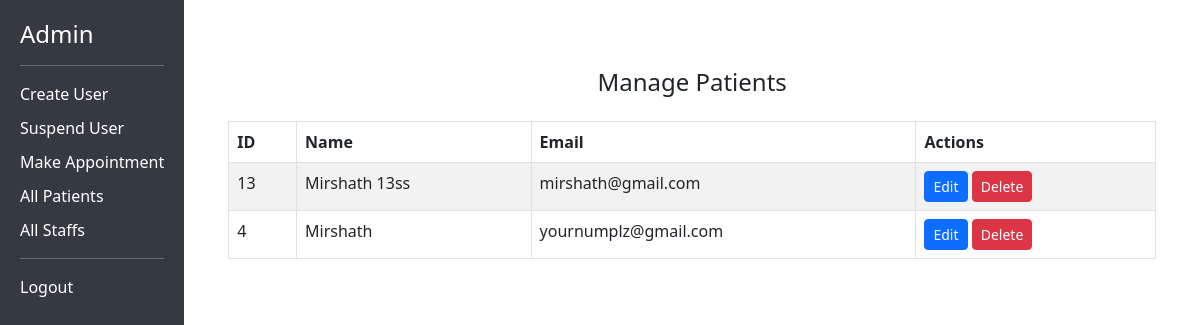
The app's page /admin/all-patients.php (signed in) with its own data.
### tables this page shows
CREATE TABLE `users` (
  `id` int(11) NOT NULL,
  `name` varchar(255) NOT NULL,
  `email` varchar(255) NOT NULL,
  `password` varchar(255) NOT NULL,
  `role` varchar(50) NOT NULL,
  `status` enum('active','suspended') DEFAULT 'active'
);

### src/Patient.php (called while the page is built, shortened)
<?php
class Patient
{
    private $pdo;
    public function __construct($pdo)
    {
        $this->pdo = $pdo;
    }
    public function getAllPatients()
    {
        $stmt = $this->pdo->prepare("SELECT * FROM users WHERE role = 'patient' order by id desc ");
        $stmt->execute();
        return $stmt->fetchAll(PDO::FETCH_ASSOC);
    }
}
?>

### public/admin/all-patients.php (the view, shortened to what this page needs)
<?php
require_once '../../config/db.php';
require_once '../../src/Patient.php';
$patientManager = new Patient($pdo);
$patients = $patientManager->getAllPatients();
?>
<!DOCTYPE html>
<html lang="en">
<head>
    <link href="https://cdn.jsdelivr.net/npm/bootstrap@5.3.0-alpha3/dist/css/bootstrap.min.css" rel="stylesheet">
    <link rel="stylesheet" href="https://cdn.jsdelivr.net/npm/bootstrap@5.3.0-alpha3/dist/css/bootstrap.min.css">
    <link rel="stylesheet" href="https://cdn.datatables.net/1.12.1/css/jquery.dataTables.min.css">
</head>
<body>
    <div class="d-flex">
        <div class="sidebar">
            <h4>Admin</h4>
            <hr>
            <a href="admin_create_user.php">Create User</a>
            <a href="admin_suspend_user.php">Suspend User</a>
            <a href="admin_make_appointment.php">Make Appointment</a>
            <a href="all-patients.php">All Patients</a>
            <a href="all-staffs.php">All Staffs</a>
            <hr>
            <a href="../logout.php" >Logout</a>
        </div>
        <div class="content">
            <div class="container">
                <div class="container mt-5">
                    <h4 class="text-center mb-4">Manage Patients</h4>
                    <table id="patientsTable" class="table table-striped table-bordered">
                        <thead>
                            <tr>
                                <th>ID</th>
                                <th>Name</th>
                                <th>Email</th>
                                <th>Actions</th>
                            </tr>
                        </thead>
                        <tbody>
                            <?php foreach ($patients as $patient): ?>
                                <tr>
                                    <td><?php echo htmlspecialchars($patient['id']); ?></td>
                                    <td><?php echo htmlspecialchars($patient['name']); ?></td>
                                    <td><?php echo htmlspecialchars($patient['email']); ?></td>
                                    <td>
                                        <button class="btn btn-primary btn-sm" data-bs-toggle="modal"
                                            data-bs-target="#editModal<?php echo $patient['id']; ?>">Edit</button>
                                        <form method="POST" action="" class="d-inline">
                                            <button type="submit" name="delete_patient" class="btn btn-danger btn-sm"
                                                onclick="return confirm('Are you sure you want to delete this patient?');">Delete</button>
                                        </form>
                                    </td>
                                </tr>
                            <?php endforeach; ?>
                        </tbody>
                    </table>
                </div>
            </div>
        </div>
    </div>
</body>
</html>

### public/admin/all-patients.php (style rules this page uses)
body { min-height: 100vh; display: flex; flex-direction: column; }
.sidebar { height: 100vh; background-color: #343a40; color: white; padding: 20px; }
.sidebar a { color: white; text-decoration: none; margin: 10px 0; display: block; }
.content { flex-grow: 1; padding: 20px; }

### records on screen
users: id "13", name "Mirshath 13ss", email "mirshath@gmail.com"
users: id "4", name "Mirshath", email "yournumplz@gmail.com"
